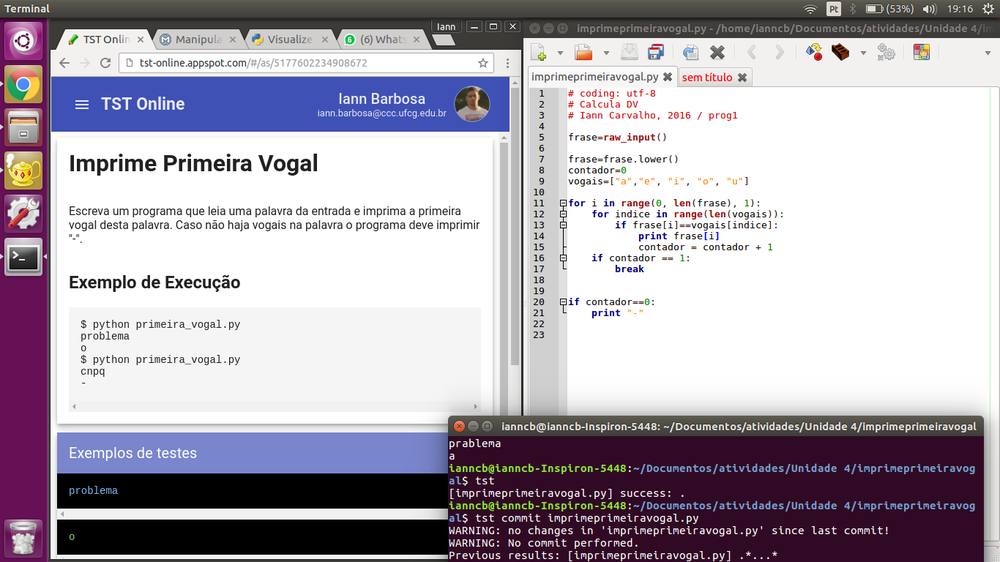
#> input picture atividade pixels/teste.png, 1000 x 562 px, shrunk from 1366 x 768 before the run
$ python teste.py   (Python 2 division)
#> lines starting #> are read from the running program, lines starting #| are printed output that depends on the picture
# coding: utf-8
# Atividade Complementar
# Iann Carvalho, 2016 / Introdução à computação

from PIL import Image
import sys
print """
==================PRECAUÇÕES INICIAIS====================
01. Caso o PIL não esteja instalado no seu computador,
instale-o com o comando "sudo pip install pillow" no
terminal do linux.
02. A imagem deve estar na mesma pasta que o arquivo.py
03. O arquivo deve ser descrito na entrada com o seu nome
e seu formato, a exemplo: "nomedoarquivo.png"
=========================================================
"""
img = raw_input('Qual o nome da imagem que você deseja negativar? ')
#> the answer given: teste.png
image = Image.open(img)
#> image is the input picture: PIL image 1000x562 RGB; mean R, G, B 176.3, 170, 180

w, h = image.size
#> w = 1000; h = 562

for i in range(w):
  for j in range(h):
    cor = image.getpixel((i, j))
    if cor == (0, 0, 0):
      cor = (255, 255, 255)
    elif cor == (255, 255, 255):
      cor = (0, 0, 0)
    image.putpixel((i, j), cor)
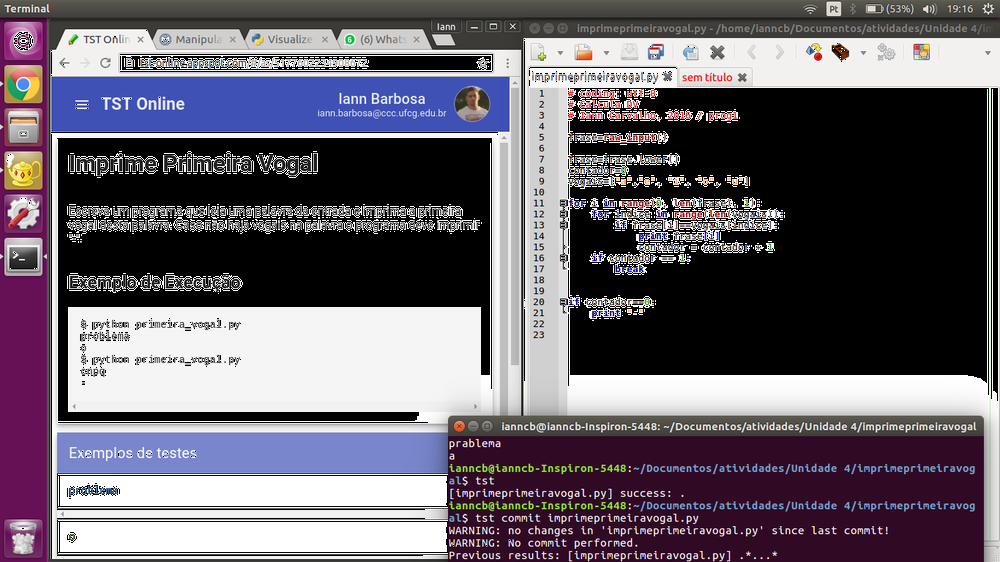
#> image: PIL image 1000x562 RGB; mean R, G, B 103.8, 97.6, 107.6

image.show()
